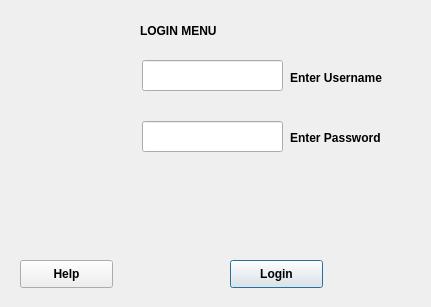
<?xml version="1.0" encoding="UTF-8"?>
<ui version="4.0">
 <class>loginScene</class>
 <widget class="QDialog" name="loginScene">
  <property name="geometry">
   <rect>
    <x>0</x>
    <y>0</y>
    <width>431</width>
    <height>307</height>
   </rect>
  </property>
  <property name="windowTitle">
   <string>Dialog</string>
  </property>
  <widget class="QPushButton" name="loggingIn">
   <property name="geometry">
    <rect>
     <x>230</x>
     <y>260</y>
     <width>93</width>
     <height>28</height>
    </rect>
   </property>
   <property name="font">
    <font>
     <weight>75</weight>
     <bold>true</bold>
    </font>
   </property>
   <property name="text">
    <string>Login</string>
   </property>
  </widget>
  <widget class="QLabel" name="Username">
   <property name="geometry">
    <rect>
     <x>290</x>
     <y>70</y>
     <width>111</width>
     <height>16</height>
    </rect>
   </property>
   <property name="font">
    <font>
     <weight>75</weight>
     <bold>true</bold>
    </font>
   </property>
   <property name="text">
    <string>Enter Username</string>
   </property>
  </widget>
  <widget class="QLabel" name="Password">
   <property name="geometry">
    <rect>
     <x>290</x>
     <y>130</y>
     <width>111</width>
     <height>16</height>
    </rect>
   </property>
   <property name="font">
    <font>
     <weight>75</weight>
     <bold>true</bold>
    </font>
   </property>
   <property name="text">
    <string>Enter Password</string>
   </property>
  </widget>
  <widget class="QPushButton" name="HelpLogin">
   <property name="geometry">
    <rect>
     <x>20</x>
     <y>260</y>
     <width>93</width>
     <height>28</height>
    </rect>
   </property>
   <property name="font">
    <font>
     <weight>75</weight>
     <bold>true</bold>
    </font>
   </property>
   <property name="text">
    <string>Help</string>
   </property>
  </widget>
  <widget class="QLineEdit" name="loginPassword">
   <property name="geometry">
    <rect>
     <x>142</x>
     <y>121</y>
     <width>141</width>
     <height>31</height>
    </rect>
   </property>
   <property name="echoMode">
    <enum>QLineEdit::Password</enum>
   </property>
  </widget>
  <widget class="QLineEdit" name="loginUsername">
   <property name="geometry">
    <rect>
     <x>142</x>
     <y>60</y>
     <width>141</width>
     <height>31</height>
    </rect>
   </property>
  </widget>
  <widget class="QLabel" name="loginTitle">
   <property name="geometry">
    <rect>
     <x>140</x>
     <y>20</y>
     <width>191</width>
     <height>21</height>
    </rect>
   </property>
   <property name="font">
    <font>
     <weight>75</weight>
     <bold>true</bold>
    </font>
   </property>
   <property name="text">
    <string>LOGIN MENU</string>
   </property>
  </widget>
 </widget>
 <resources/>
 <connections/>
</ui>
